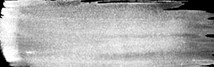
#> input picture Brushes/brush1.jpg, 214 x 67 px; its folder holds 4 pictures in this run
$ python Prueba2.py
#> lines starting #> are read from the running program, lines starting #| are printed output that depends on the picture; after the words box and inside, x2 and y2 are one past the last pixel; in counts of white or black regions, pixels touching at a corner belong together
### fiteness.py
from __future__ import division   # impone aritmética no entera en la división
from PIL import Image             # funciones para cargar y manipular imágenes
import numpy as np                # funciones numéricas (arrays, matrices, etc.)
import matplotlib.pyplot as plt


def comparePixel(pixelBrush,pixelImage):
    pixelRate = abs(abs(pixelBrush-pixelImage)-255)
    return pixelRate

# [15 lines left out: function aplicar_comparePixel, not called in this run]


def extractColor(matriz):
    conteo = {}
    for fila in matriz:
        for num in fila:
            if num in conteo:
                conteo[num] += 1
            else:
                conteo[num] = 1

    extractColor = None
    max_repeticiones = 0

    for num, repeticiones in conteo.items():
        if repeticiones > max_repeticiones:
            extractColor = num
            max_repeticiones = repeticiones

    return extractColor


def calcularFitnes(matrizBrush,posicionBrush,img):#posicionBrush con coordenadas x,y
    #print("color:------------------------------------------------------------------------------------")
    colorBrush = extractColor(matrizBrush)
    # [4 lines of commented-out code are left out]
    sizeBrush = np.array(matrizBrush).shape # y , x
    #print(sizeBrush)

    I = Image.open(img)
    I = I.convert('L')
    a = np.asarray(I,dtype=np.int16)
    #sizeBrush = [40,80] # y, x
    posBrush = [posicionBrush[1],posicionBrush[0]] # y,x
    cuadro = a[posBrush[0]:posBrush[0]+sizeBrush[0],posBrush[1]:posBrush[1]+sizeBrush[1]]


    pixeles = aplicar_comparePixel(cuadro,colorBrush)
    # [7 lines of commented-out code are left out]


    return pixeles


### Prueba2.py
import numpy as np
import os
import random
import cv2
from fiteness import *

class DNA:
    def __init__(self, targetImage, brushesList, num_sections):
        self.target_image = cv2.cvtColor(targetImage, cv2.COLOR_BGR2GRAY)
        self.brush = self.resize_brush(random.choice(brushesList), 0.1, 0.3)
        self.color = self.change_color(self.brush, -200, 200)
        self.brush = self.color
        self.fitness = None
        self.xy_position = None
        self.num_sections = num_sections

    def resize_brush(self, brush, minRange, maxRange):
        new_height = random.randint(int(brush.shape[0] * minRange), int(brush.shape[0] * maxRange))
        new_width = random.randint(int(brush.shape[1] * minRange), int(brush.shape[1] * maxRange))

        new_height = max(1, new_height)
        new_width = max(1, new_width)
        return cv2.resize(brush, (new_width, new_height))

    def change_color(self, brush, minRange, maxRange):
        brightness_shift = random.randint(minRange, maxRange)
        return np.clip(brush.astype(int) + brightness_shift, 0, 255).astype(np.uint8)

    def generate_random_position(self, canvas_height, canvas_width):
        max_x = canvas_width - self.brush.shape[1]
        max_y = canvas_height - self.brush.shape[0]
        self.xy_position = (random.randint(0, max_x), random.randint(0, max_y))

    def calculate_fitness(self):
        fitness = 0
        height, width = self.target_image.shape
        section_height = height // self.num_sections
        section_width = width // self.num_sections

        for i in range(self.num_sections):
            for j in range(self.num_sections):
                start_x = j * section_width
                end_x = start_x + section_width
                start_y = i * section_height
                end_y = start_y + section_height

                section_image = self.target_image[start_y:end_y, start_x:end_x]
                section_brush = self.color[start_y:end_y, start_x:end_x]
                fitness += calcularFitnes(section_brush, self.xy_position, section_image)

        self.fitness = fitness

    # [42 lines left out: functions mutate, crossover, not called in this run]

class Canvas:
    def __init__(self, img):
        self.height, self.width = img.shape[:2]
        self.canvas = np.zeros((self.height, self.width), dtype=np.uint8)

    def paint(self, population):
        for individual in population:
            paste_x, paste_y = individual.xy_position

            # Pinta en la posicion definida
            self.canvas[paste_y:paste_y + individual.brush.shape[0], paste_x:paste_x + individual.brush.shape[1]] = individual.brush

            cv2.imshow('Image', self.canvas)
            #cv2.waitKey(500)
        cv2.waitKey(0)

class GeneticAlgorithm:
    def __init__(self, targetImage, populationSize, maxGenerations, brushesList, num_sections):
        self.target_image = targetImage
        self.population_size = populationSize
        self.max_generations = maxGenerations
        self.brushesList = brushesList
        self.current_population = []
        self.num_sections = num_sections
        self.canvas = Canvas(targetImage)

    # [4 lines left out: function select_parents, not called in this run]

    def initialize_population(self): #Inicializa la primera población con características aleatorias
        for i in range(self.population_size):
            new_individual = DNA(self.target_image, self.brushesList, self.num_sections)
            new_individual.generate_random_position(self.canvas.height, self.canvas.width)
            self.current_population.append(new_individual)
        self.canvas.paint(self.current_population)
        self.evolve() #Al finalizar la población inicial, se comienza con las generaciones (evolución)

    def evolve(self):
        for generation in range(self.max_generations):
            # Calcular el fitness de cada individuo en la población actual
            for individuo in self.current_population:
                individuo.calculate_fitness()

            # Selección de los mejores individuos de la generación actual
            best_individuals = self.select_parents(0.5)

            """print(f"Generación {generation + 1}:") # Borrarlo después
            for idx, individual in enumerate(best_individuals, start=1):
                print(f"  Mejor individuo {idx}: Fitness = {individual.fitness}")"""

            new_population = []
            for _ in range(random.randint(10,20)): #Aleatoriedad para la cantidad de individuos que se generarán para las próximas generaciones
                parent1 = random.choice(best_individuals)
                parent2 = random.choice(best_individuals)
                child = parent1.crossover(parent1, parent2, self.target_image, self.brushesList, self.canvas)

                if random.random() < 0.1:
                    #("Hijo mutará") # Borrarlo después
                    child.mutate(self.canvas)
                new_population.append(child)
            self.current_population = new_population
            self.canvas.paint(self.current_population)

# Carga todos los brochazos en un array
def load_brushes():
    brushes = []
    for filename in os.listdir('Brushes/'):
        brush = cv2.imread('Brushes/' + filename, cv2.IMREAD_GRAYSCALE)
        #print(filename)
        brushes.append(brush)
    return brushes

def start(targetImage, populationSize, maxGenerations, num_sections):
#> called with targetImage = 'Images/PALETA.jpg', populationSize = 10, maxGenerations = 10, num_sections = 5
    brushes_list = load_brushes()
#> in load_brushes, brush is the input picture: shape (67, 214); min 0, max 255, mean 172

    img = cv2.imread(targetImage)
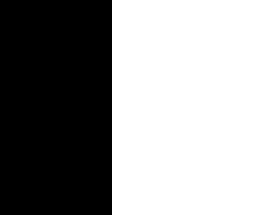
#> input picture Images/PALETA.jpg, 271 x 215 px
#> img is the input picture: shape (215, 271, 3); 58.7% white; 1 black region, box (x1, y1, x2, y2) and area: (0, 0, 112, 215) 24080

    startGeneticAlgorithm = GeneticAlgorithm(img , populationSize, maxGenerations, brushes_list, num_sections)
    startGeneticAlgorithm.initialize_population()
#> the loop in initialize_population, `for i in range(self.population_size):` made 10 passes
#> pass 1, in __init__, `self.brush = self.resize_brush(random.choice(brushesList), 0.1, 0.3)`:
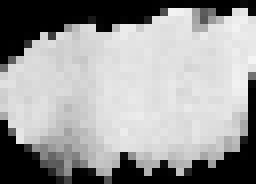
#> self.brush: shape (23, 32) (shown 8 times larger); min 0, max 244, mean 154.8
#> pass 1, in __init__, `self.color = self.change_color(self.brush, -200, 200)`:
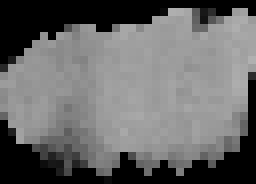
#> self.color: shape (23, 32) (shown 8 times larger); min 0, max 176, mean 104.3
#> pass 3, in __init__ (call 3), `self.brush = self.resize_brush(random.choice(brushesList), 0.1, 0.3)`:
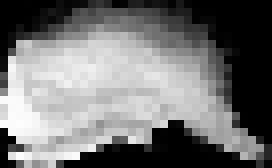
#> self.brush: shape (21, 34) (shown 8 times larger); min 0, max 253, mean 115.8
#> the loop in paint, `for individual in population:` made 10 passes
#> pass 1, in paint, `cv2.imshow('Image', self.canvas)`:
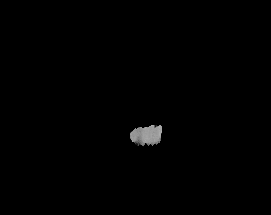
#> window 'Image': shape (215, 271); min 0, max 176, mean 1.3
#> pass 2, in paint, `cv2.imshow('Image', self.canvas)`:
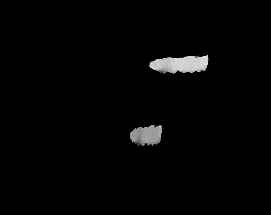
#> window 'Image': shape (215, 271); min 0, max 229, mean 4.1
#> after the loop in paint, `for individual in population:`:
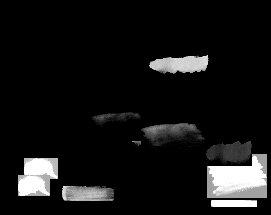
#> self.canvas: shape (215, 271); min 0, max 255, mean 21
#> in calculate_fitness, `section_image = self.target_image[start_y:end_y, start_x:end_x]`: section_image: shape (43, 54); every value is 0
#> the loop in extractColor, `for fila in matriz:` made 23 passes
#> after the loop in extractColor, `for fila in matriz:`: conteo = 100 items
#> the loop in extractColor, `for num, repeticiones in conteo.items():` made 100 passes
#> (repeticiones, extractColor, max_repeticiones) on pass 1: (199, 0, 199)
#> (num, repeticiones) on passes 2 to 7: (10, 1), (175, 1), (173, 2), (166, 3), (89, 1), (24, 2)
#> after the loop in extractColor, `for num, repeticiones in conteo.items():`: extractColor = 0; max_repeticiones = 199
#> in calcularFitnes, `colorBrush = extractColor(matrizBrush)`: colorBrush = 0

img = "Images/PALETA.jpg"
populationSize = 10
maxGenerations = 10
num_sections = 5
#> (the run stopped early here; a loop or call above may not have finished)
